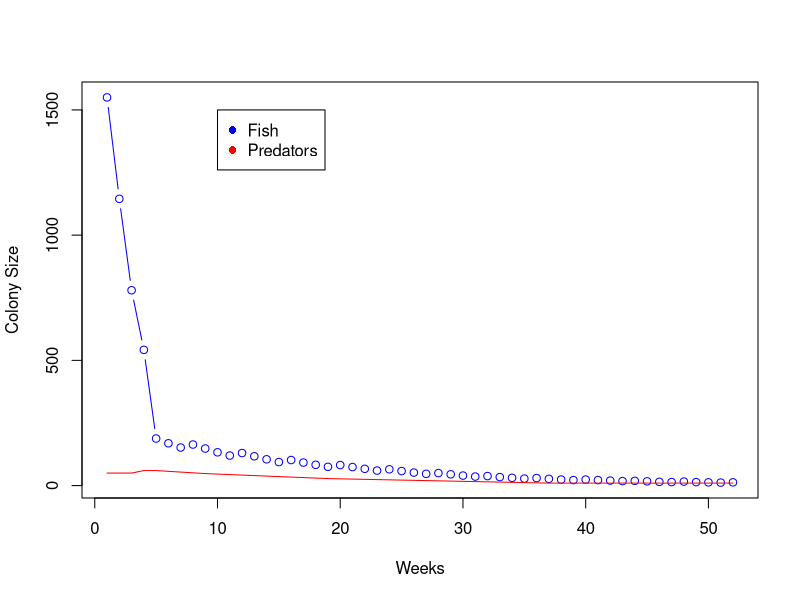

This figure's R source:
fish <- 2000
predators <- 50
weeks <- 52
fish_tracker <- c(2000)
predators_tracker <- c(50)

fish_die <- function(fish){
  poisoned_fish <- (fish * 10)/100
  cat(round(poisoned_fish), " fish died\n")
  return(round(fish - poisoned_fish))
}

enough_fish <- function(fish, predators){
  if(fish >= predators*5){
    cat("There were enough fish: \n -", fish, "fish\n -", 
        predators*5, " fish needed\n")
    return(TRUE)}
  else{
    print("Not enough fish")
    cat(predators*5, "fish needed\n", fish, " fish available\n")
    return(FALSE)}
}

predators_eat <-function(fish, predators){
  fish <- fish - predators*5
  cat("predators eat ",predators*5, "fish\n")
  return(fish)
}

predators_die <- function(predators){
  remaining_predators <- predators - round((predators*5)/100)
  cat(round((predators*5)/100), " predators died.\nRemaining predators: ", remaining_predators)
  return(remaining_predators)
}

predators_proliferate <- function(predators){
  cat(round(predators/5), "new predators.\n")
  return(predators + round(predators/5))
}

is_r_week <- function(week){
  if(week%%4 == 0){
    print("---PROLIFERATION---")
    return(TRUE)}
  else{return(FALSE)}
}

fish_proliferate <- function(fish){
  new_fish <- fish + round((fish*20)/100)
  cat(round((fish*20)/100), " fish were born.\nNew fish population: ", new_fish,"\n")
  return(new_fish)
}


cycle_counter <- 1
total_cycles <- c(1:weeks)

for(week in total_cycles){
  cat("week number: ", cycle_counter, "\n")
  cat("Predators: ", predators, "\n")
  cat("Fish: ", fish, "\n")
  fish <- fish_die(fish)
  if(enough_fish(fish, predators)){
    fish <- (predators_eat(fish, predators))}

  else{predators <- predators_die(predators)
  print("Some predators died")}
  
# ----- fine strana situazione
  
  if(is_r_week(cycle_counter)){
    fish <- fish_proliferate(fish)
    if(enough_fish(fish, predators)){predators <- predators_proliferate(predators)}
    }
  
  fish_tracker[cycle_counter] <- fish
  predators_tracker[cycle_counter] <- predators
  cycle_counter <- cycle_counter +1
  
  cat("-------End of the week-------\n\n")
  
}

length(fish_tracker)
cycle_counter

plot(c(1:(cycle_counter-1)), fish_tracker, xlab="Weeks", ylab="Colony Size",
     type="b", col="blue")
lines(c(1:(cycle_counter-1)), predators_tracker, col="red", type="l")
legend(10,1500,legend=c("Fish", "Predators"), col=c("blue", "red"), pch=16)
